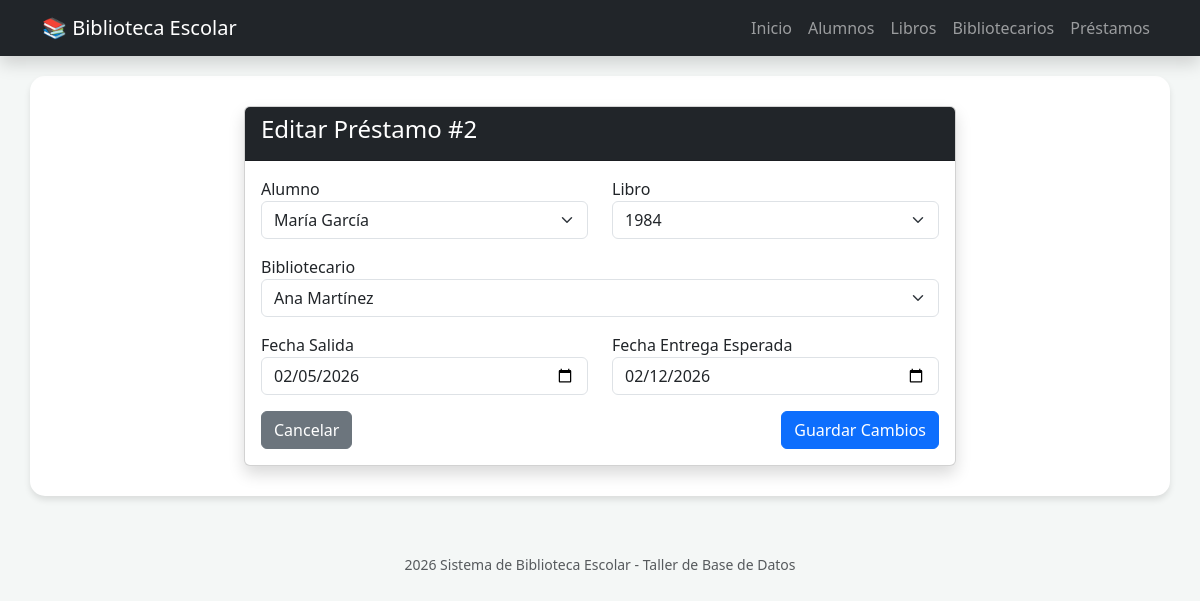
The page /biblioteca/prestamos_form.php?id=2 on the database its author committed.
### tables this page shows
CREATE TABLE `prestamo` (
  `id_prestamo` int(11) NOT NULL,
  `id_alumno` int(11) NOT NULL,
  `id_libro` int(11) NOT NULL,
  `id_bibliotecario` int(11) NOT NULL,
  `fecha_salida` date NOT NULL,
  `fecha_entrega_esperada` date NOT NULL,
  `fecha_devolucion_real` date DEFAULT NULL
);

CREATE TABLE `alumno` (
  `id_alumno` int(11) NOT NULL,
  `nombre` varchar(100) NOT NULL,
  `grado_grupo` varchar(20) DEFAULT NULL,
  `email` varchar(100) NOT NULL
);

CREATE TABLE `libro` (
  `id_libro` int(11) NOT NULL,
  `titulo` varchar(150) NOT NULL,
  `autor` varchar(100) DEFAULT NULL,
  `isbn` varchar(20) DEFAULT NULL,
  `estado` enum('disponible','prestado') DEFAULT 'disponible'
);

CREATE TABLE `bibliotecario` (
  `id_bibliotecario` int(11) NOT NULL,
  `nombre` varchar(100) NOT NULL,
  `turno` varchar(20) DEFAULT NULL,
  `password` varchar(50) NOT NULL
);

### biblioteca/prestamos_form.php (the view, shortened to what this page needs)
<?php
include 'config.php';
include 'header.php';
$id = $_GET['id'] ?? null;
$p = [
    'id_alumno' => '', 'id_libro' => '', 'id_bibliotecario' => '',
    'fecha_salida' => date('Y-m-d'), 'fecha_entrega_esperada' => ''
];
if ($id) {
    $stmt = $pdo->prepare("SELECT * FROM prestamo WHERE id_prestamo = ?");
    $stmt->execute([$id]);
    $p = $stmt->fetch();
}
$alumnos = $pdo->query("SELECT id_alumno, nombre FROM alumno")->fetchAll();
$biblios = $pdo->query("SELECT id_bibliotecario, nombre FROM bibliotecario")->fetchAll();
$libros = $pdo->prepare("SELECT id_libro, titulo FROM libro WHERE estado = 'disponible' OR id_libro = ?");
$libros->execute([$p['id_libro']]);
?>
<div class="row justify-content-center">
    <div class="col-md-8">
        <div class="card shadow">
            <div class="card-header bg-dark text-white">
                <h4><?php echo $id ? 'Editar Préstamo #'.$id : 'Nuevo Préstamo'; ?></h4>
            </div>
            <div class="card-body">
                <form method="POST">
                    <div class="row">
                        <div class="col-md-6 mb-3">
                            <label>Alumno</label>
                            <select name="id_alumno" class="form-select" required>
                                <?php foreach($alumnos as $a): ?>
                                    <option value="<?php echo $a['id_alumno']; ?>" <?php echo $a['id_alumno']==$p['id_alumno']?'selected':''; ?>>
                                        <?php echo $a['nombre']; ?>
                                    </option>
                                <?php endforeach; ?>
                            </select>
                        </div>
                        <div class="col-md-6 mb-3">
                            <label>Libro</label>
                            <select name="id_libro" class="form-select" required>
                                <?php foreach($libros->fetchAll() as $l): ?>
                                    <option value="<?php echo $l['id_libro']; ?>" <?php echo $l['id_libro']==$p['id_libro']?'selected':''; ?>>
                                        <?php echo $l['titulo']; ?>
                                    </option>
                                <?php endforeach; ?>
                            </select>
                        </div>
                    </div>
                    <div class="mb-3">
                        <label>Bibliotecario</label>
                        <select name="id_bibliotecario" class="form-select" required>
                            <?php foreach($biblios as $b): ?>
                                <option value="<?php echo $b['id_bibliotecario']; ?>" <?php echo $b['id_bibliotecario']==$p['id_bibliotecario']?'selected':''; ?>>
                                    <?php echo $b['nombre']; ?>
                                </option>
                            <?php endforeach; ?>
                        </select>
                    </div>
                    <div class="row">
                        <div class="col-md-6 mb-3">
                            <label>Fecha Salida</label>
                            <input type="date" name="fecha_salida" class="form-control" value="<?php echo $p['fecha_salida']; ?>" required>
                        </div>
                        <div class="col-md-6 mb-3">
                            <label>Fecha Entrega Esperada</label>
                            <input type="date" name="fecha_entrega_esperada" class="form-control" value="<?php echo $p['fecha_entrega_esperada']; ?>" required>
                        </div>
                    </div>
                    <div class="d-flex justify-content-between">
                        <a href="prestamos.php" class="btn btn-secondary">Cancelar</a>
                        <button type="submit" class="btn btn-primary">Guardar Cambios</button>
                    </div>
                </form>
            </div>
        </div>
    </div>
</div>
<?php include 'footer.php'; ?>

### biblioteca/header.php (style rules this page uses)
body { background-color: #f4f7f6; }

### rows shown on the page
prestamo: id_alumno "María García", id_libro "1984", id_bibliotecario "Ana Martínez", fecha_salida "02/05/2026", fecha_entrega_esperada "02/12/2026"

### other values the page prints
$id "2"
